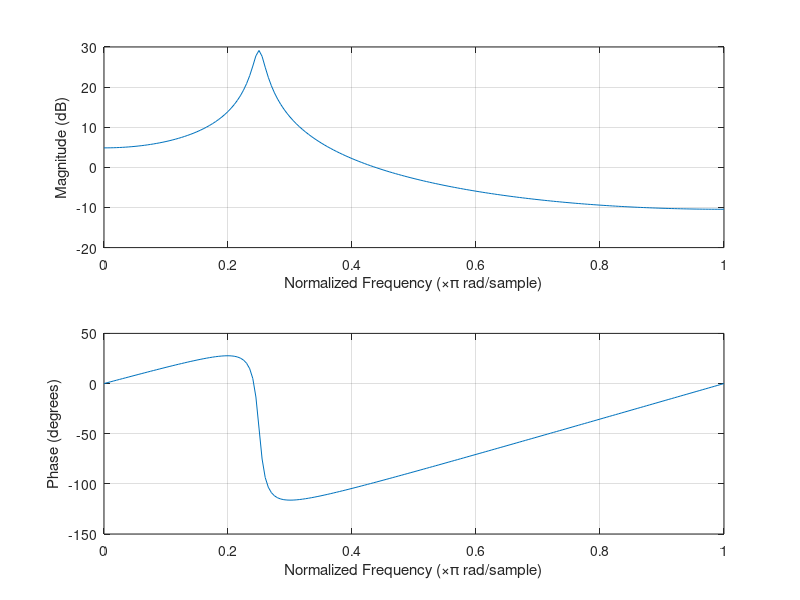

MATLAB code for this plot:
a1 = 1.3789;
a2 = -0.9506;
numerator = 1;
denominator = [1, -a1, -a2];

% transform function
% Ts = 1; % samlple interval = 1
% tf(numerator, denominator, Ts)

% zero-pole distribution
% figure(1);
% zplane(numerator, denominator);

% frequency response
% figure(2);
freqz(numerator, denominator, 200)

% impulse response by impz function
% figure(3);
% n = 0: 50;
% impz(numerator, denominator, n);

% impulse response by filter
% figure(4);
% x = ( n == 0);
% h = filter(numerator, denominator, x);
% stem(n, h, 'k-');
% set(gca,'YScale','linear');
% xlabel('n');
% ylabel('h');

% No.9
% h_sample_variation = filter(numerator, denominator, s_sample_variation);
% sound(h_sample_variation, 8000);
% stem(h_sample_variation);
































% delta